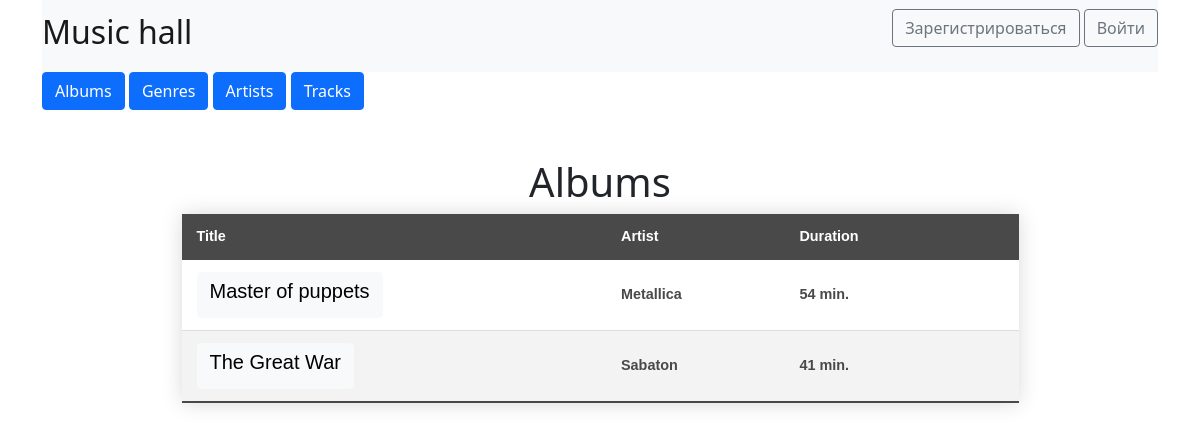
The page /albums_list on the database as committed earlier.
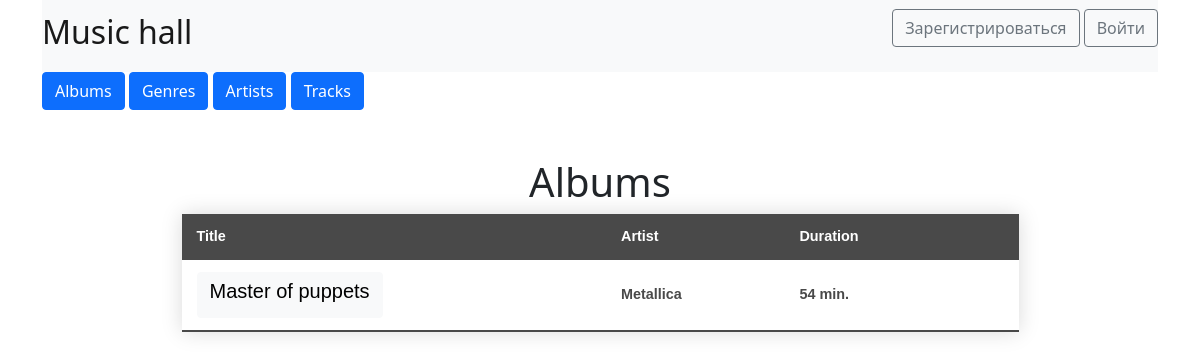
The same page on the database as committed later.
### data/artists.py (models this page shows)
class Artist(SqlAlchemyBase, SerializerMixin):
    __tablename__ = 'artists'
    id = sqlalchemy.Column(sqlalchemy.Integer,
                           primary_key=True, autoincrement=True)
    name = sqlalchemy.Column(sqlalchemy.String, nullable=True)

### data/albums.py (models this page shows)
class Album(SqlAlchemyBase, SerializerMixin):
    __tablename__ = 'albums'
    id = sqlalchemy.Column(sqlalchemy.Integer,
                           primary_key=True, autoincrement=True)
    title = sqlalchemy.Column(sqlalchemy.String, nullable=True)
    artistid = sqlalchemy.Column(sqlalchemy.Integer,
                                 sqlalchemy.ForeignKey(
                                  "artists.id", ondelete='SET DEFAULT'),
                                 default=0
                                 )
    raiting = sqlalchemy.Column(sqlalchemy.Integer)

### main.py (the view)
@app.route("/albums_list")
def albums_list():
    info = keeper.get_pretty_albums_list()
    return render_template("albums.html", title='Hall', lst=info)

### data/db_keeper.py (called while the page is built)
    def get_pretty_albums_list(self):
        db_sess = db_session.create_session()
        albums = db_sess.query(Album).filter(Album.id > 0).all()
        out = []
        for i in albums:
            tracks = db_sess.query(Track).filter(
                Track.albumid == i.id).all()
            artist = db_sess.query(Artist).filter(
                Artist.id == i.artistid).first().name
            duration = sum(map(lambda x: x.seconds, tracks))
            out.append(
                {'album': i.to_dict(
                    only=(
                        'id', 'title'
                    )), 'duration': duration // 60,
                    'artist': artist}
            )
        return out

### data/db_session.py (called while the page is built)
def create_session() -> Session:
    global __factory
    return __factory()

### templates/albums.html (shortened to what this page needs)
{% extends "base.html" %}
{% block content %}
    <h1 class="centred"><br>Albums</h1>
    <table class="styled-table" align="middle">
        <thead>
            <tr>
                <th>Title</th>
                <th>Artist</th>
                <th>Duration</th>
                <th></th>
            </tr>
        </thead>
        <tbody>
            {% for item in lst %}
            <tr class="active-row">
                <td>
                    <a href="/album_info/{{item['album']['id']}}" type="button" class="btn btn-light"><h5>{{item["album"]["title"]}}</h5></a>
                </td>
                <td>{{item["artist"]}}</td>
                <td>{{item["duration"]}} min.</td>
                <td>
                </td>
            </tr>
            {% endfor %}
        </tbody>
    </table>
{% endblock %}

Rows that differ between the two databases and show on the page:
removed Artist: album "The Great War", artist "Sabaton", duration "41"
